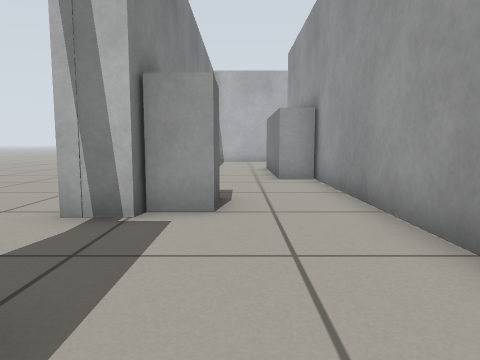
View 1 (above)

17 first-person views from a walk through a Gazebo world. The camera is 0.5 m above the floor, tilts 6° down and sees 70° across. The floor is counted in squares, 0.5 m on a side. Each view is taken from the middle of a square. On the plan, view 1 faces up. The plan holds only what a view shows up to about 13 squares ahead; the rest is blank.

View 2
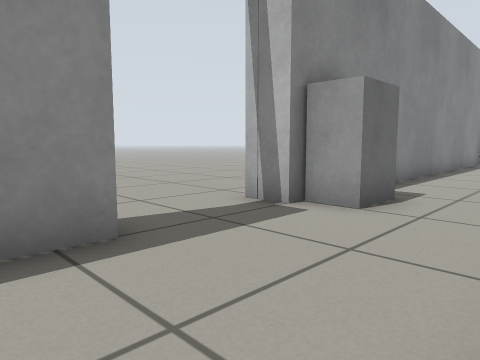

View 3
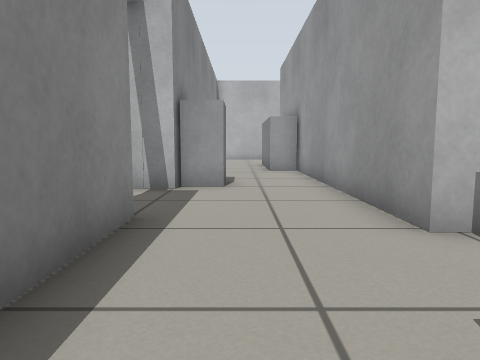

View 4
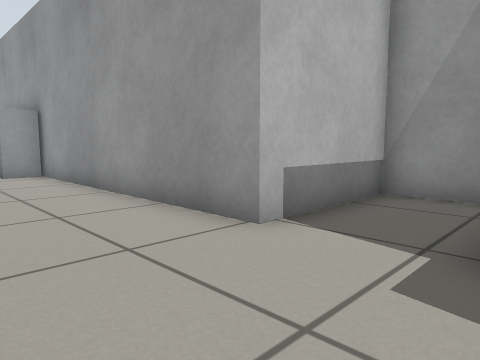

View 5
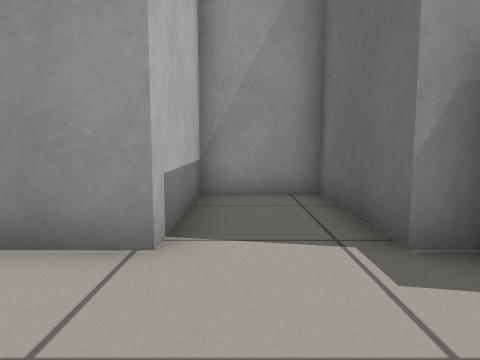

View 6
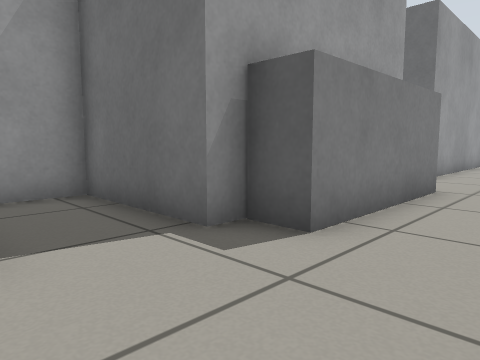

View 7
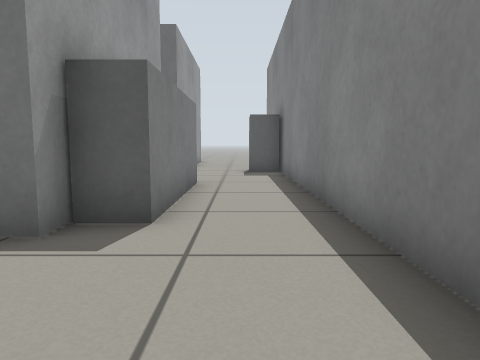

View 8
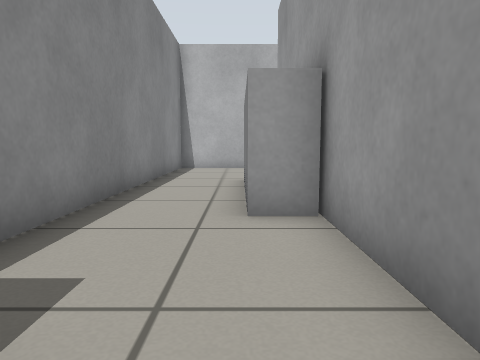

View 9
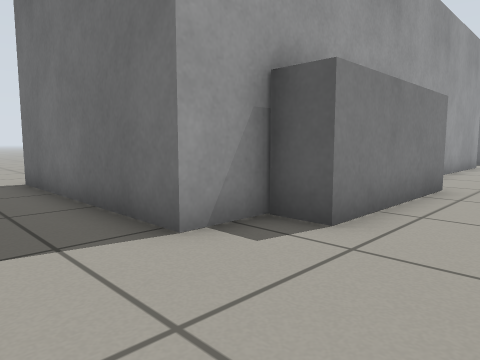

View 10
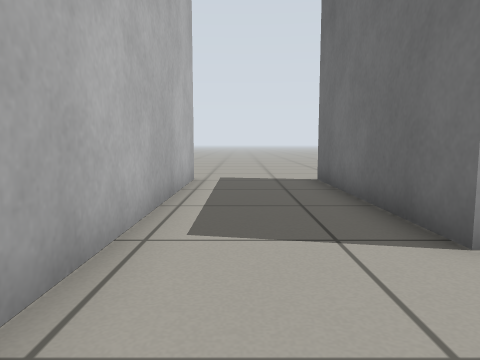

View 11
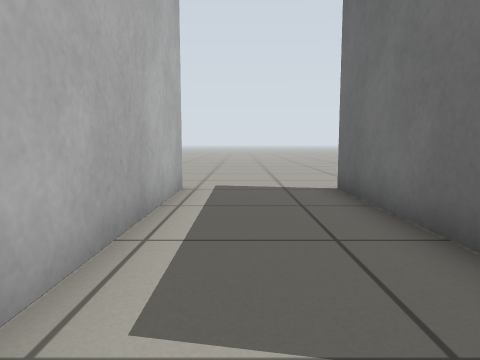

View 12
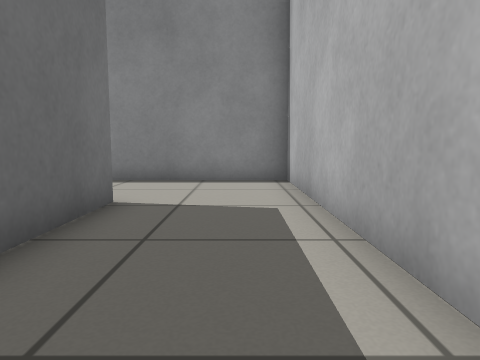

View 13
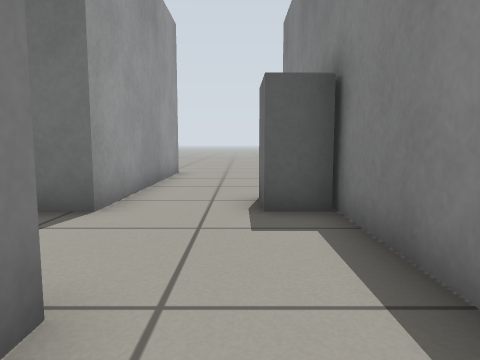

View 14
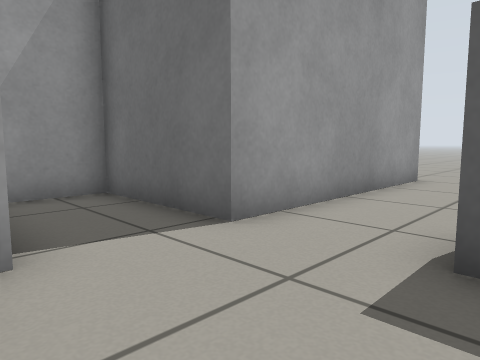

View 15
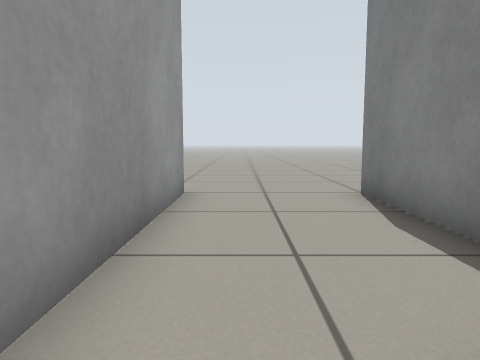

View 16
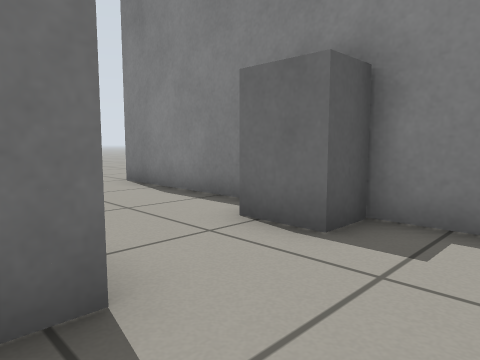

View 17
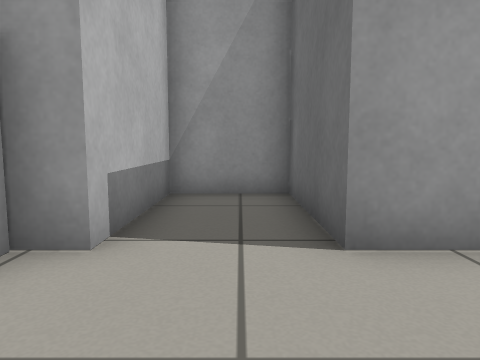

### Floor plan
Points are (right, up) in squares from view 1. A wall is a line through its corners. A room is listed if a view was taken in it or the views show most of it. See-through windows are left out.
Room 1 (views 1, 2, 5, 6, 7, 8)
walls: (-1.5, 1.6) (-1.5, -1.6); (2.1, -1.6) (5.8, -1.6) (5.8, 0.8) (2.1, 0.8) (2.1, 9.6); (-1.5, 14.6) (-1.5, 4.6)
ways out: opening at (0, -2) to room 2; opening at (0, 15.5) to room 3; open door at (-2, 3)
objects: grey box (-1, 5) to (-1, 6); grey box (1, 10) to (2, 14)
Room 2 (views 3, 4, 13, 14)
walls: (2.1, -2.5) (2.1, -1.6); (-1.5, -1.6) (-1.5, -7.6); (2.1, -7.6) (2.1, -6.4)
ways out: opening at (0, -2) to room 1; opening at (9.5, 16) to room 3; opening at (0, -7) to room 4
objects: grey box (1, -6) to (2, -3)
Room 3 (views 9, 10, 11, 12)
walls: (2.1, 14.4) (2.1, 15.8) (8.8, 15.8); (8.8, 19.3) (-1.5, 19.3) (-1.5, 14.6)
ways out: opening at (0, 15.5) to room 1; opening at (9.5, 16) to room 2
Room 4 (views 15, 16, 17)
walls: (-1.5, -7.6) (-1.5, -17); (2.1, -17) (2.1, -10) (5.8, -10) (5.8, -7.6) (2.1, -7.6)
ways out: opening at (0, -7) to room 2; opening at (2, -17.5)
objects: grey box (-1, -11) to (-1, -10)

Positions as (right, up) in squares from view 1, and headings:
1: (0, 0), facing up
2: (2, 0), facing up-left
3: (0, -3), facing up
4: (-1, -2), facing up-right
5: (-1, 0), facing right
6: (-1, 1), facing down-right
7: (0, 2), facing down
8: (1, 5), facing up
9: (-1, 18), facing down-right
10: (-1, 18), facing right
11: (1, 18), facing right
12: (8, 18), facing left
13: (0, -5), facing down
14: (-1, -7), facing down-right
15: (1, -10), facing down
16: (3, -8), facing down-left
17: (-1, -9), facing right
